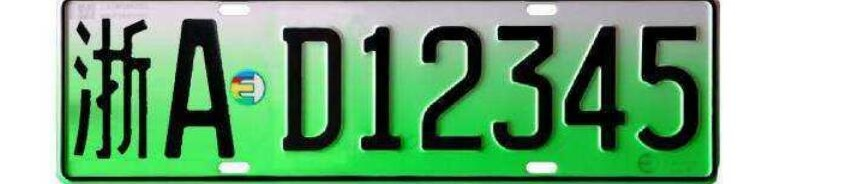
#> input picture 实验结果/5/5_plate.jpg, 844 x 184 px, found by its file name
$ python ver_detect.py
#> lines starting #> are read from the running program, lines starting #| are printed output that depends on the picture; after the words box and inside, x2 and y2 are one past the last pixel; in counts of white or black regions, pixels touching at a corner belong together
import cv2
import numpy as np
import matplotlib.pyplot as plt
import os
def cvshow(name,image):
    cv2.imshow(name,image)
    cv2.waitKey(0)
    cv2.destroyAllWindows()
def invert_binary_image(binary_image):
    # 将黑色设置为 1
    binary_image = binary_image.astype(np.uint8)
    binary_image = 255 - binary_image
    return binary_image
path = "5_plate.jpg"
filename_without_extension = os.path.splitext(os.path.basename(path))[0]
plate_image = cv2.imread(path, cv2.IMREAD_GRAYSCALE)
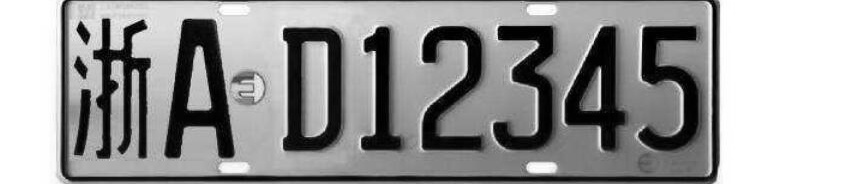
#> plate_image: shape (184, 844); min 0, max 255, mean 150.7
cvshow('image',plate_image)
_,binary_image=cv2.threshold(plate_image, 100, 255, cv2.THRESH_BINARY)
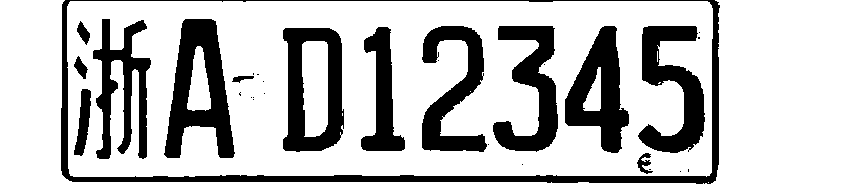
#> binary_image: shape (184, 844); 74.4% white; 31 black regions (17 under 20 px), largest, box (x1, y1, x2, y2) and area: (61, 0, 720, 184) 6950, (164, 19, 235, 158) 5064, (283, 28, 344, 152) 4319
cvshow('binary',binary_image)
vertical_projection = np.sum(binary_image, axis=0)
#> vertical_projection = 844 values, max 46920 at index 0, min 510 at index 713, mean 34903.6
# 创建图像
fig, ax = plt.subplots()

    # 绘制垂直投影
ax.plot(vertical_projection)

    # 设置标题
ax.set_title("Vertical projection")

    # 显示图像
plt.show()
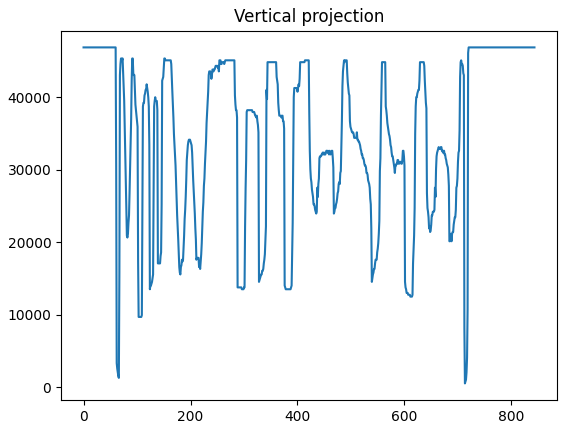
#> figure drawn by matplotlib, 1 panel; curve peaks at x = 0, y = 46920
# 设定阈值来确定左右边界,
threshold = 0.8 * np.max(vertical_projection)
#> threshold = 37536
left_boundary = np.min(np.where(vertical_projection > threshold))
#> left_boundary = 0
right_boundary = np.max(np.where( vertical_projection>threshold))
#> right_boundary = 843
threshold1=0.8*np.max(vertical_projection)
#> threshold1 = 37536
if left_boundary<10:#如果为反转的情况，我们就将像素值最大值变为最小值即可。
    inverted_binary_image = invert_binary_image(plate_image)
#> in invert_binary_image, `binary_image = 255 - binary_image`:
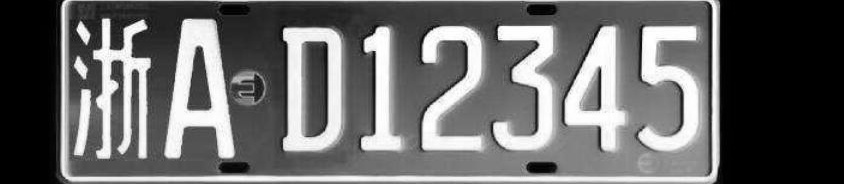
#> binary_image: shape (184, 844); min 0, max 255, mean 104.3
    vertical_projection=np.sum(inverted_binary_image,axis=0)
#> vertical_projection = 844 values, max 44488 at index 714, min 0 at index 0, mean 19197.9
    fig, ax = plt.subplots()

    # 绘制垂直投影
    ax.plot(vertical_projection)

    # 设置标题
    ax.set_title("Vertical projection")

    # 显示图像
    plt.show()
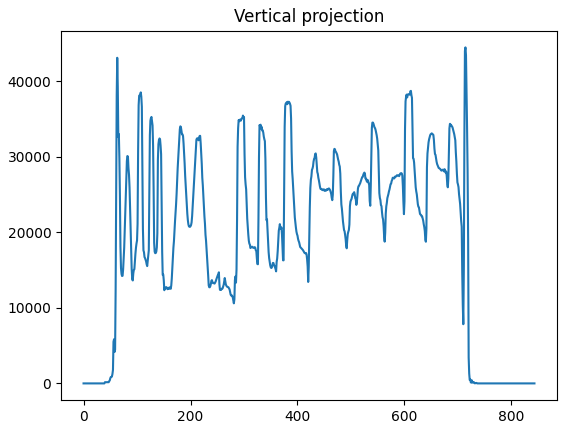
#> figure drawn by matplotlib, 1 panel; curve peaks at x = 714, y = 44488
    threshold = 0.8 * np.max(vertical_projection)
#> threshold = 35590.4
    threshold1 = 0.8 * np.max(vertical_projection)
#> threshold1 = 35590.4
    left_boundary = np.min(np.where(vertical_projection > threshold))
#> left_boundary = 62
    right_boundary = np.max(np.where(vertical_projection > threshold))
#> right_boundary = 716
plate_with_boundaries = cv2.imread(path)
#> plate_with_boundaries is the input picture: shape (184, 844, 3); mean B, G, R 128.8, 170, 121.2
#cv2.line(plate_with_boundaries, (left_boundary, 0), (left_boundary, plate_image.shape[0]), (0, 255, 0), 2)
#cv2.line(plate_with_boundaries, (right_boundary, 0), (right_boundary, plate_image.shape[0]), (0, 255, 0), 2)
#cvshow('Plate with Boundaries', plate_with_boundaries)
line_positions = [left_boundary, right_boundary]
#> line_positions = [62, 716]

# 裁剪原图
cropped_plate = plate_with_boundaries[:, line_positions[0]:line_positions[1]]
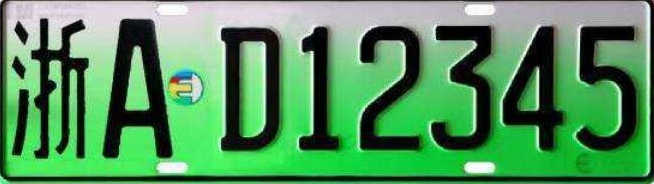
#> cropped_plate: shape (184, 654, 3); mean B, G, R 93.9, 146.8, 84.1
# 显示裁剪后的图像，并裁剪出来，用于后续的提取字符
cvshow('Cropped Plate', cropped_plate)
output_filename = f'{filename_without_extension}_1.jpg'
cv2.imwrite(output_filename, cropped_plate)

$ run again, with 实验结果/5/5_2.jpg copied over 实验结果/5/5_plate.jpg
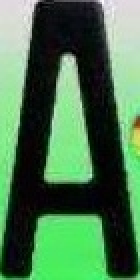
#> input picture 实验结果/5/5_2.jpg, 70 x 140 px, found by its file name (shown 2 times larger)
#> `_,binary_image=cv2.threshold(plate_image, 100, 255, cv2.THRESH_BINARY)`:
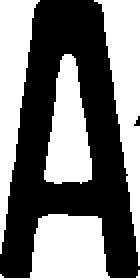
#> binary_image: shape (140, 70) (shown 2 times larger); 48.3% white; 4 white regions, box (x1, y1, x2, y2) and area: (47, 0, 70, 133) 1328, (0, 0, 20, 127) 1200, (0, 107, 70, 140) 1176, (22, 27, 46, 92) 1025
#> `vertical_projection = np.sum(binary_image, axis=0)`: vertical_projection = 70 values, max 33915 at index 69, min 5865 at index 16, mean 17227.1
#> `threshold = 0.8 * np.max(vertical_projection)`: threshold = 27132
#> `left_boundary = np.min(np.where(vertical_projection > threshold))`: left_boundary = 0
#> `right_boundary = np.max(np.where( vertical_projection>threshold))`: right_boundary = 69
#> `threshold1=0.8*np.max(vertical_projection)`: threshold1 = 27132
#> `vertical_projection=np.sum(inverted_binary_image,axis=0)`: vertical_projection = 70 values, max 30242 at index 16, min 9897 at index 69, mean 21813.7
#> `threshold = 0.8 * np.max(vertical_projection)`: threshold = 24193.6
#> `left_boundary = np.min(np.where(vertical_projection > threshold))`: left_boundary = 11
#> `right_boundary = np.max(np.where(vertical_projection > threshold))`: right_boundary = 56
#> plate_with_boundaries is the input picture: shape (140, 70, 3); mean B, G, R 78, 116.6, 73.3
#> line_positions = [11, 56]
#> `cropped_plate = plate_with_boundaries[:, line_positions[0]:line_positi..`:
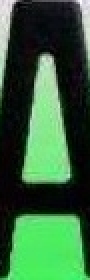
#> cropped_plate: shape (140, 45, 3) (shown 2 times larger); mean B, G, R 59.8, 97.9, 53.8
